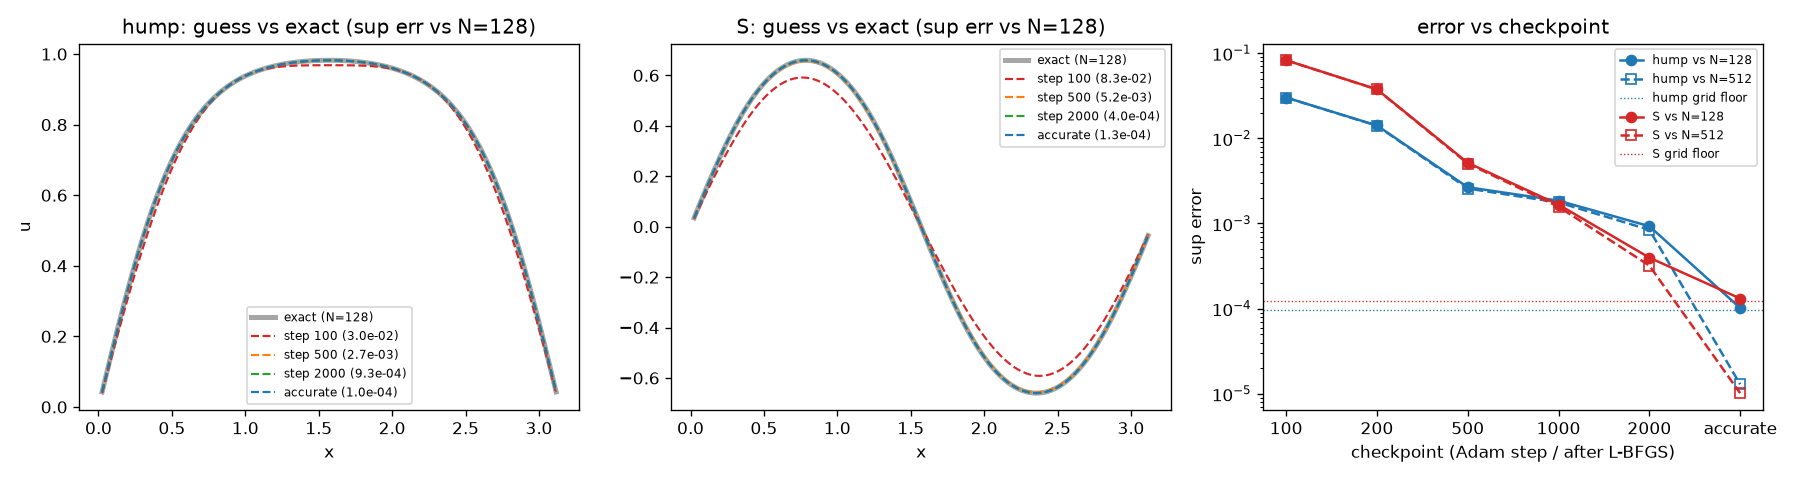

Source code (Python):
"""PINN checkpoints for steady Allen-Cahn (week 5, task 3, second experiment).

One honest run per state (hump, S): Adam 2000 steps (guess saved at 100, 200, 500, 1000, 2000), then
L-BFGS set up like pinn/train.py ("accurate"). Nothing is tuned to an error target: rough = an
early checkpoint. Same ansatz as pinn_rough_w1e4_adam2000.py, W_AMP = 100 (the minimum that keeps u off zero).

Also: Newton on N = 512 to measure the N = 128 answer key's own grid error, and a forward-Euler
stability check of every curve to t = 40.

Writes data/allen_cahn/pinn_accurate_w100_lbfgs.json, allen_cahn/pinn_accurate_w100_lbfgs.png and
runs/allen_cahn_pinn_accurate_w100_lbfgs/{hump,S}/ (config.json, history.json, ckpt_*.pt, final.pt).
"""
import json
import math
import sys
from pathlib import Path

import matplotlib
matplotlib.use("Agg")
import matplotlib.pyplot as plt
import numpy as np
import torch

from equilibria import MU, N, X, F
from forward_euler import DT, nsteps
from pinn_rough_w1e4_adam2000 import Ansatz, residual

ROOT = Path(__file__).resolve().parents[1]
sys.path.insert(0, str(ROOT))
from pinn.runlog import RunLogger  # noqa: E402

DATA = ROOT / "data/allen_cahn"
RUNS = ROOT / "runs/allen_cahn_pinn_accurate_w100_lbfgs"

CFG = {
    "mu": MU, "depth": 2, "width": 20, "activation": "tanh", "dtype": "float32", "seed": 0,
    "n_col": 200, "amp_weight": 100.0, "amp_c": "0.5 * mean(U_newton128^2)",
    "loss": "loss_pde + amp_weight * loss_amp, loss_amp = relu(c - mean(u^2))^2 (unweighted)",
    "adam_steps": 2000, "lr": 1e-3, "checkpoints": [100, 200, 500, 1000, 2000],
    "lbfgs_steps": 15000, "lbfgs_history": 50, "lbfgs_patience": 200,
    "lbfgs": {"lr": 1.0, "max_iter": 1, "max_eval": 25, "tolerance_grad": 1e-12,
              "tolerance_change": 1e-15, "line_search_fn": "strong_wolfe"},
    "log_every": 50,
    "rel_l2": "||U - sign*U_newton128||_2 / ||U_newton128||_2 on the 127 grid points, "
              "sign = branch the run converged to (see reference_sign)",
}


# ---------------- Newton on a general grid ----------------

def newton_grid(n, U0, tol=1e-12, maxit=50):
    h = np.pi / n
    Lh = (np.diag(-2.0 * np.ones(n - 1)) + np.diag(np.ones(n - 2), 1)
          + np.diag(np.ones(n - 2), -1)) / h**2
    U = U0.copy()
    for _ in range(maxit):
        r = Lh @ U + MU * (U - U**3)
        if np.max(np.abs(r)) <= tol:
            break
        U -= np.linalg.solve(Lh + MU * np.diag(1.0 - 3.0 * U**2), r)
    return U


# ---------------- training ----------------

def grid_eval(model, x):
    with torch.no_grad():
        return model(torch.tensor(x, dtype=torch.float32).reshape(-1, 1)).numpy().ravel().astype(np.float64)


def losses(model, x_col, c):
    r, u = residual(model, x_col)
    pde = torch.mean(r**2)
    amp = torch.relu(c - torch.mean(u**2)) ** 2
    return pde, amp, pde + CFG["amp_weight"] * amp


def train(kind, c):
    """Adam then L-BFGS. Returns model, raw log entries (with grid U), checkpoint U's, L-BFGS info."""
    torch.manual_seed(CFG["seed"])
    model = Ansatz(kind)
    x_col = torch.linspace(0, np.pi, CFG["n_col"] + 2)[1:-1].reshape(-1, 1)
    entries, ckpts, ckpt_models = [], {}, {}

    def record(step, phase, pde, amp, total):
        entries.append({"step": step, "phase": phase, "loss_total": float(total.item()),
                        "loss_pde": float(pde.item()), "loss_amp": float(amp.item()),
                        "U": grid_eval(model, X)})

    opt = torch.optim.Adam(model.parameters(), lr=CFG["lr"])
    for step in range(CFG["adam_steps"] + 1):
        opt.zero_grad()
        pde, amp, total = losses(model, x_col, c)
        if step % CFG["log_every"] == 0 or step in CFG["checkpoints"]:
            record(step, "adam", pde, amp, total)
        if step in CFG["checkpoints"]:
            ckpts[step] = {"model_U": grid_eval(model, X), "model_U_mirror": grid_eval(model, np.pi - X),
                           "loss": float(total.item())}
            ckpt_models[step] = {k: v.clone() for k, v in model.state_dict().items()}
        if step == CFG["adam_steps"]:
            break
        total.backward()
        opt.step()

    lb = CFG["lbfgs"]
    lbfgs = torch.optim.LBFGS(model.parameters(), lr=lb["lr"], max_iter=lb["max_iter"],
                              max_eval=lb["max_eval"], history_size=CFG["lbfgs_history"],
                              tolerance_grad=lb["tolerance_grad"],
                              tolerance_change=lb["tolerance_change"],
                              line_search_fn=lb["line_search_fn"])

    def closure():
        lbfgs.zero_grad()
        _, _, total = losses(model, x_col, c)
        total.backward()
        return total

    best, since_best, reason = float("inf"), 0, "max iterations"
    k = 0
    for k in range(1, CFG["lbfgs_steps"] + 1):
        step = CFG["adam_steps"] + k
        value = float(lbfgs.step(closure).detach())
        if not math.isfinite(value):
            reason = f"non-finite loss ({value})"
            break
        if value < best * (1 - 1e-6):
            best, since_best = value, 0
        else:
            since_best += 1
        stalled = since_best >= CFG["lbfgs_patience"]
        if stalled:
            reason = f"no improvement for {CFG['lbfgs_patience']} iterations"
        if stalled or k == CFG["lbfgs_steps"] or step % CFG["log_every"] == 0:
            record(step, "lbfgs", *losses(model, x_col, c))
        if stalled:
            break
    _, _, total = losses(model, x_col, c)
    ckpts["accurate"] = {"model_U": grid_eval(model, X), "model_U_mirror": grid_eval(model, np.pi - X),
                         "loss": float(total.item())}
    info = {"lbfgs_iterations": k, "final_step": CFG["adam_steps"] + k, "stop_reason": reason}
    return model, entries, ckpts, ckpt_models, info


# ---------------- stability (forward Euler, N = 128) ----------------

def evolve(U0, kind, hump, S, t_max=40.0, tol=1e-3):
    U = U0.copy()
    if kind == "hump":
        if np.max(np.abs(U - hump)) < tol:
            return {"t_to_hump": 0.0}
        for k in range(1, nsteps(t_max) + 1):
            U = U + DT * F(U)
            if np.max(np.abs(U - hump)) < tol:
                return {"t_to_hump": k * DT}
        return {"t_to_hump": None}
    d_min, t_min = np.max(np.abs(U - S)), 0.0
    for k in range(1, nsteps(t_max) + 1):
        U = U + DT * F(U)
        d = np.max(np.abs(U - S))
        if d < d_min:
            d_min, t_min = d, k * DT
        for sgn, name in ((1, "+hump"), (-1, "-hump")):
            if np.max(np.abs(U - sgn * hump)) < tol:
                return {"min_dist_S": d_min, "t_min_dist_S": t_min, "settles_at": name, "t_settle": k * DT}
    return {"min_dist_S": d_min, "t_min_dist_S": t_min, "settles_at": "never", "t_settle": None}


# ---------------- main ----------------

def main():
    eq = json.loads((DATA / "equilibria.json").read_text())
    x = np.array(eq["x"])
    assert np.array_equal(x, X)
    U128 = {k: np.array(eq["states"][k]["U"]) for k in ("hump", "S")}

    # grid floor: N = 512 Newton, sampled at every 4th interior point
    x512 = np.linspace(np.pi / 512, np.pi - np.pi / 512, 511)
    dx = float(np.max(np.abs(x512[3::4] - x)))
    assert dx < 1e-14, dx
    U512, floor = {}, {}
    for k in ("hump", "S"):
        U0 = np.interp(x512, np.r_[0.0, x, np.pi], np.r_[0.0, U128[k], 0.0])
        U512[k] = newton_grid(512, U0)[3::4]
        floor[k] = float(np.max(np.abs(U128[k] - U512[k])))
    print(f"N=512 every-4th x vs N=128 x: max diff {dx:.1e}")
    print("\n[1] Grid floor sup|U128 - U512[3::4]|")
    print(f"    {'state':6s} {'floor':>9s}")
    for k in ("hump", "S"):
        print(f"    {k:6s} {floor[k]:9.2e}")

    out = {"mu": MU, "N": N, "x": x.tolist(), "config": CFG, "grid_floor": floor,
           "U_newton512_every4th": {k: v.tolist() for k, v in U512.items()}, "states": {}}
    labels = CFG["checkpoints"] + ["accurate"]
    results = {}
    for kind in ("hump", "S"):
        c = 0.5 * float(np.mean(U128[kind] ** 2))
        model, entries, ckpts, ckpt_models, info = train(kind, c)

        # The ansatz allows both signs (u -> -u maps solutions to solutions). Measure against the
        # branch the fully trained run reached, and store curves on the +branch.
        acc = ckpts["accurate"]["model_U"]
        sign = -1.0 if np.max(np.abs(acc + U128[kind])) < np.max(np.abs(acc - U128[kind])) else 1.0

        run_cfg = dict(CFG, state=kind, amp_c_value=c, reference_sign=sign,
                       run_name=f"allen_cahn_pinn_accurate_w100_lbfgs/{kind}")
        logger = RunLogger(RUNS / kind, run_cfg, overwrite=True)
        nref = np.linalg.norm(U128[kind])
        for e in entries:
            U = e.pop("U")
            e["rel_l2"] = float(np.linalg.norm(U - sign * U128[kind]) / nref)
            logger.log(e)
        for step, sd in ckpt_models.items():
            torch.save(sd, logger.dir / f"ckpt_{step:06d}.pt")
        logger.final(model, summary={"final_step": info["final_step"],
                                     "final_loss_total": entries[-1]["loss_total"],
                                     "final_rel_l2": entries[-1]["rel_l2"], **info})

        curves = {}
        for lab in labels:
            U = sign * ckpts[lab]["model_U"]
            Um = sign * ckpts[lab]["model_U_mirror"]
            sym = np.max(np.abs(U + Um)) if kind == "S" else np.max(np.abs(U - Um))
            curves[lab] = {"U": U, "err_vs_N128": float(np.max(np.abs(U - U128[kind]))),
                           "err_vs_N512": float(np.max(np.abs(U - U512[kind]))),
                           "loss": ckpts[lab]["loss"], "symmetry_err": float(sym)}
        for lab in labels:
            curves[lab]["stability"] = evolve(curves[lab]["U"], kind, U128["hump"], U128["S"])
        results[kind] = (curves, info, sign)
        out["states"][kind] = {
            "reference_sign": sign, "amp_c": c, "lbfgs": info,
            "curves": {str(lab): {**{k: v for k, v in cv.items() if k != "U"}, "U": cv["U"].tolist(),
                                  "steps": lab if lab != "accurate" else info["final_step"]}
                       for lab, cv in curves.items()}}

    print("\n[2] Error vs checkpoint (curves on the + branch)")
    print(f"    {'state':5s} {'ckpt':>9s} {'err N=128':>10s} {'err N=512':>10s} {'loss':>9s} {'sym err':>9s}")
    for kind, (curves, info, sign) in results.items():
        for lab, cv in curves.items():
            print(f"    {kind:5s} {str(lab):>9s} {cv['err_vs_N128']:10.2e} {cv['err_vs_N512']:10.2e} "
                  f"{cv['loss']:9.2e} {cv['symmetry_err']:9.1e}")
        print(f"    {kind}: trained onto the {'-' if sign < 0 else '+'}{kind} branch"
              + (" (curves sign-flipped)" if sign < 0 else ""))

    print("\n[3] L-BFGS")
    print(f"    {'state':5s} {'iters':>6s} {'final step':>10s}  stop reason")
    for kind, (curves, info, sign) in results.items():
        print(f"    {kind:5s} {info['lbfgs_iterations']:6d} {info['final_step']:10d}  {info['stop_reason']}")

    print("\n[4] Stability (forward Euler, N=128, to t=40)")
    print(f"    hump curves: time until ||U - hump|| < 1e-3")
    for lab, cv in results["hump"][0].items():
        t = cv["stability"]["t_to_hump"]
        print(f"      {str(lab):>9s}  {'never' if t is None else f'{t:.3f}'}")
    print(f"    S curves: min ||U - S|| (time), then where it settles (||U -/+ hump|| < 1e-3)")
    for lab, cv in results["S"][0].items():
        s = cv["stability"]
        ts = "never" if s["t_settle"] is None else f"{s['settles_at']} at t={s['t_settle']:.3f}"
        print(f"      {str(lab):>9s}  min {s['min_dist_S']:.2e} at t={s['t_min_dist_S']:.3f}  -> {ts}")

    path = DATA / "pinn_accurate_w100_lbfgs.json"
    path.write_text(json.dumps(out, indent=1))
    print("\nwrote", path)

    # ---------------- plot ----------------
    fig, axes = plt.subplots(1, 3, figsize=(15, 4))
    shown = [100, 500, 2000, "accurate"]
    colors = ["tab:red", "tab:orange", "tab:green", "tab:blue"]
    for ax, kind in zip(axes[:2], ("hump", "S")):
        curves = results[kind][0]
        ax.plot(x, U128[kind], "k-", lw=3, alpha=0.35, label="exact (N=128)")
        for lab, col in zip(shown, colors):
            name = f"step {lab}" if lab != "accurate" else "accurate"
            ax.plot(x, curves[lab]["U"], "--", color=col, lw=1.3,
                    label=f"{name} ({curves[lab]['err_vs_N128']:.1e})")
        ax.set_title(f"{kind}: guess vs exact (sup err vs N=128)")
        ax.set_xlabel("x")
        ax.legend(fontsize=7)
    axes[0].set_ylabel("u")
    ax = axes[2]
    pos = np.arange(len(labels))
    for kind, col in (("hump", "tab:blue"), ("S", "tab:red")):
        curves = results[kind][0]
        ax.semilogy(pos, [curves[l]["err_vs_N128"] for l in labels], "o-", color=col, label=f"{kind} vs N=128")
        ax.semilogy(pos, [curves[l]["err_vs_N512"] for l in labels], "s--", color=col, mfc="none",
                    label=f"{kind} vs N=512")
        ax.axhline(floor[kind], color=col, lw=0.8, ls=":", label=f"{kind} grid floor")
    ax.set_xticks(pos, [str(l) for l in labels])
    ax.set_xlabel("checkpoint (Adam step / after L-BFGS)")
    ax.set_ylabel("sup error")
    ax.set_title("error vs checkpoint")
    ax.legend(fontsize=7)
    fig.tight_layout()
    png = Path(__file__).resolve().parent / "pinn_accurate_w100_lbfgs.png"
    fig.savefig(png, dpi=120)
    print("wrote", png)


if __name__ == "__main__":
    main()
